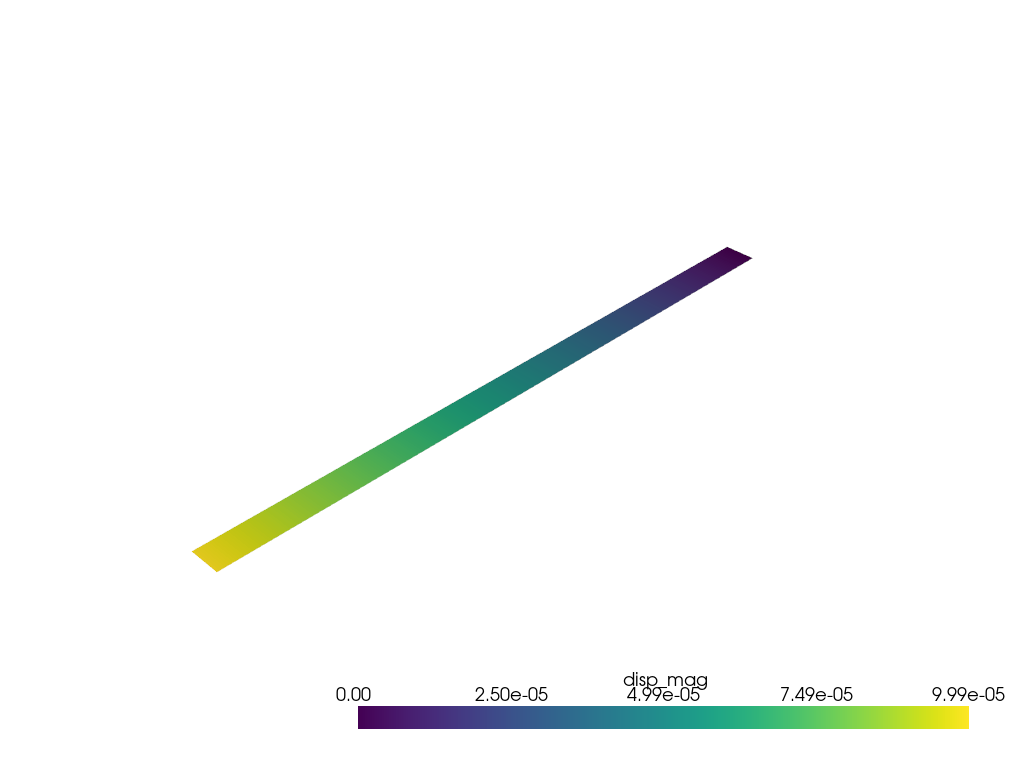

Source code (Python):
#!/usr/bin/env python
"""2D axial bar MWE: NASTRAN-95 backend through Elmer Studio API.

Builds a 2D axial bar, solves with NASTRAN, prints measured vs theory,
saves .esm project, and writes offscreen PNG of displacement field.
"""
from __future__ import annotations

import os
import sys
from pathlib import Path

# Ensure we can import elmerstudio when run from anywhere
sys.path.insert(0, str(Path(__file__).resolve().parents[2]))

from elmerstudio.core import builder as B
from elmerstudio.core import project
from elmerstudio.core.geometry import build_geometry
from elmerstudio.core.meshing import build_mesh
from elmerstudio.core.results import Solution
from elmerstudio.core.study_runner import StudyRunner
import numpy as np


def main():
    # 2D axial bar in plane stress, L = 1 m, H = 0.05 m (2D models are per unit depth), pulled by 20 MPa
    L, H = 1.0, 0.05
    E = 2.0e11
    sigma_theory = 2.0e7
    delta_theory = sigma_theory * L / E

    m = B.new_model("2D", ["solid"], "stationary")
    m.create("geom.rectangle", m.component.child("geometry"), index=0, w=str(L), h=str(H))
    B.add_material(m, "Structural steel", all_domains=True)

    mn = m.component.child("mesh")
    mn.props["sequence"] = "user"
    m.create("mesh.size", mn, mode="custom", hmax="0.05", hmin="0.02")

    geo = build_geometry(m, display=False)
    ph = m.component.child("physics.solid")
    ph.props["plane"] = "stress"

    bnd_left = geo.select("boundary", xmax=0)
    bnd_right = geo.select("boundary", xmin=0.99 * L)
    assert bnd_left and bnd_right

    B.add_feature(m, ph, "solid.fixed", bnd_left)
    bload = B.add_feature(m, ph, "solid.bload", bnd_right)
    bload.props.update({"type": "force", "Fx": f"{sigma_theory}[N/m^2]", "Fy": "0[N/m^2]"})

    st = m.studies()[0]
    st.props["backend"] = "nastran"

    wd = project.new_workdir()
    try:
        folders = StudyRunner(m, st, wd, None, None).run()
        assert folders
        folder = folders[0]
        sol = Solution(folder)

        assert sol.meta["status"] == "converged"
        assert sol.meta["backend"] == "nastran"

        coords = sol.topo.nodes * sol.scale
        tip_mask = np.isclose(coords[:, 0], L, atol=1e-4)
        ux = sol.names(0)["u"][tip_mask]
        mean_ux = np.mean(ux)
        err_disp = abs(mean_ux - delta_theory) / delta_theory * 100

        print(f"2D bar elongation: measured {mean_ux:.4e} m, theory {delta_theory:.4e} m, error {err_disp:.2f}%")

        if "vonmises" in sol.names(0):
            vm = sol.names(0)["vonmises"]
            interior = (coords[:, 0] > 0.2 * L) & (coords[:, 0] < 0.8 * L)
            if np.any(interior):
                mean_vm = np.mean(vm[interior])
                err_stress = abs(mean_vm - sigma_theory) / sigma_theory * 100
                print(f"2D bar stress: measured {mean_vm:.3e} Pa, theory {sigma_theory:.3e} Pa, error {err_stress:.2f}%")

        # Save .esm
        out_esm = os.path.join(os.path.dirname(__file__), "axial_bar_2d.esm")
        project.save(m, out_esm, wd)
        print(f"Saved project: {out_esm}")

        # Write offscreen PNG of displacement magnitude
        import pyvista as pv
        from elmerstudio.core.results import Topology
        plotter = pv.Plotter(off_screen=True)
        g = Topology(mesh_result=sol.topo).bulk_grid()
        g.point_data["disp_mag"] = sol.names(0)["disp_mag"]
        plotter.add_mesh(g, scalars="disp_mag", cmap="viridis")
        png_path = os.path.join(os.path.dirname(__file__), "axial_bar_2d.png")
        plotter.screenshot(png_path)
        plotter.close()
        print(f"Saved PNG: {png_path}")

    finally:
        project.discard_workdir(wd)
        import shutil
        shutil.rmtree(wd, ignore_errors=True)


if __name__ == "__main__":
    main()
